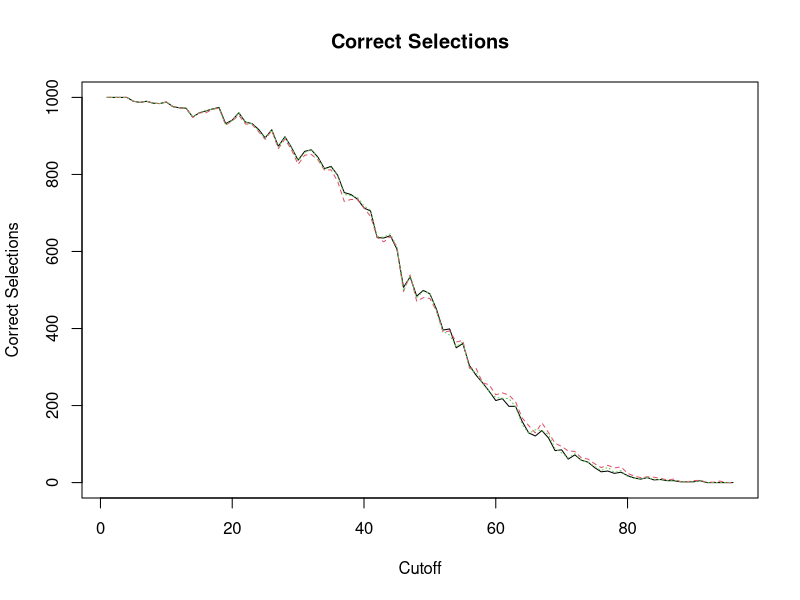
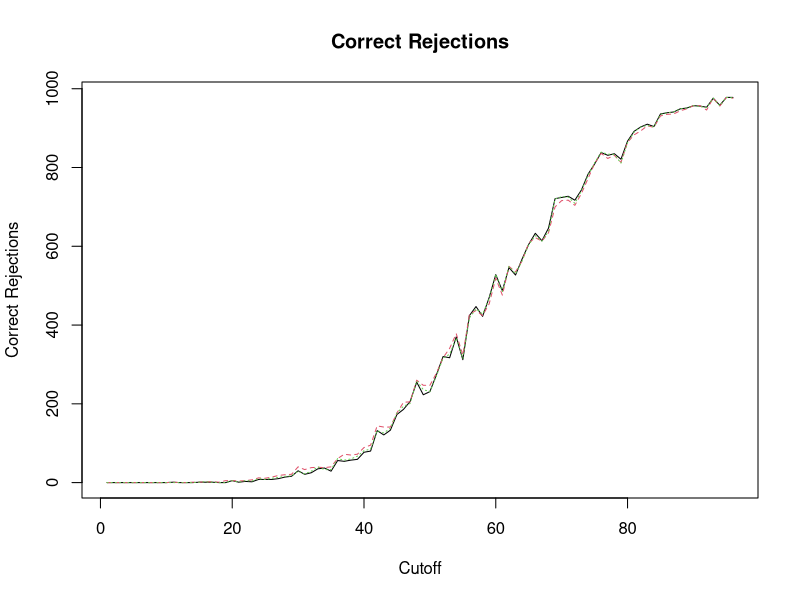
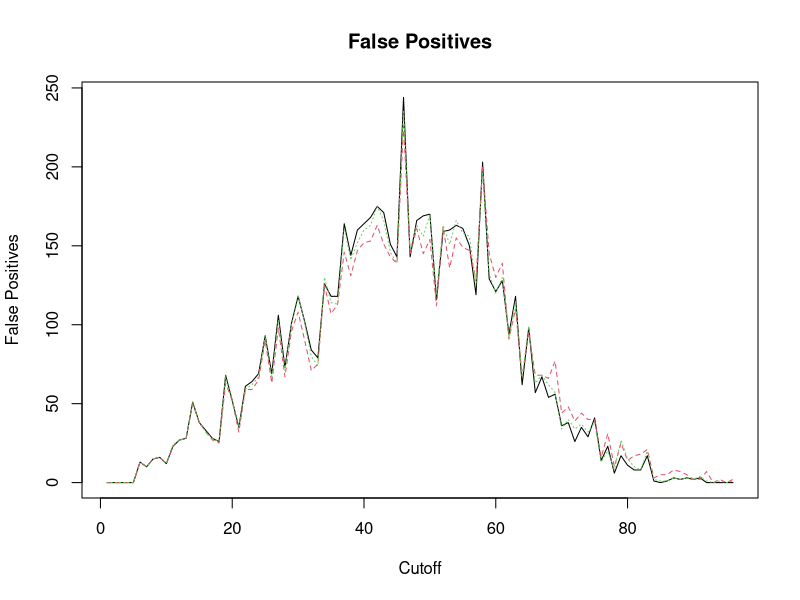
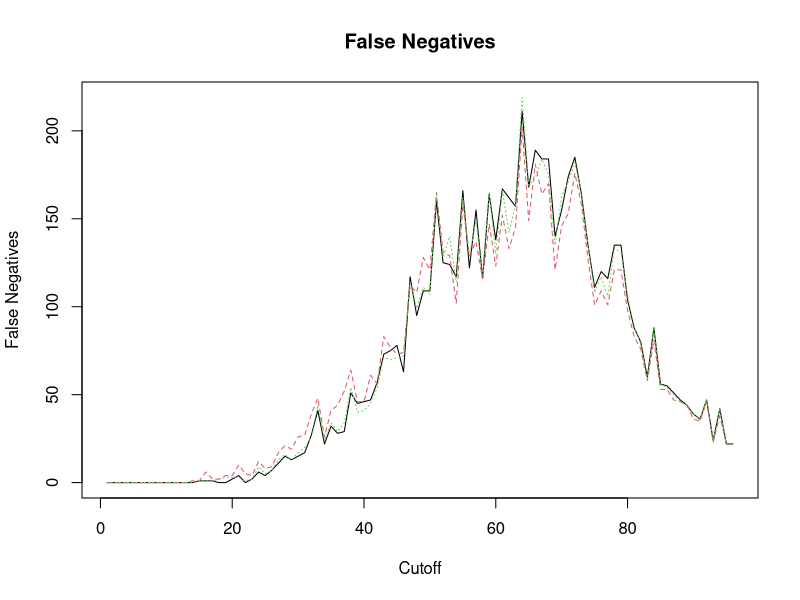
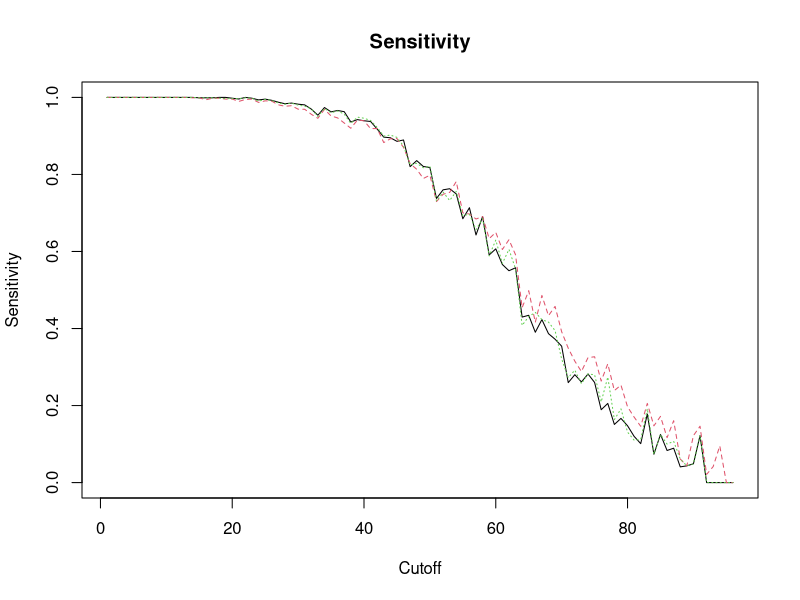
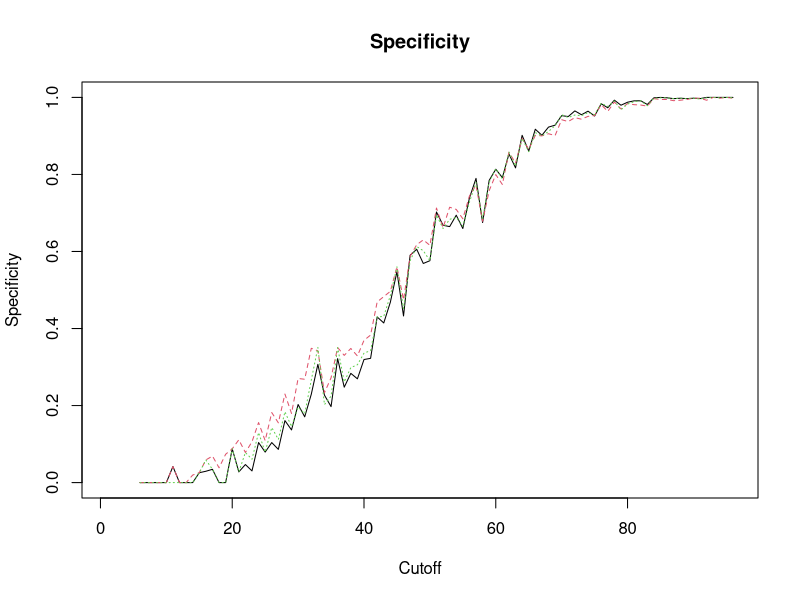
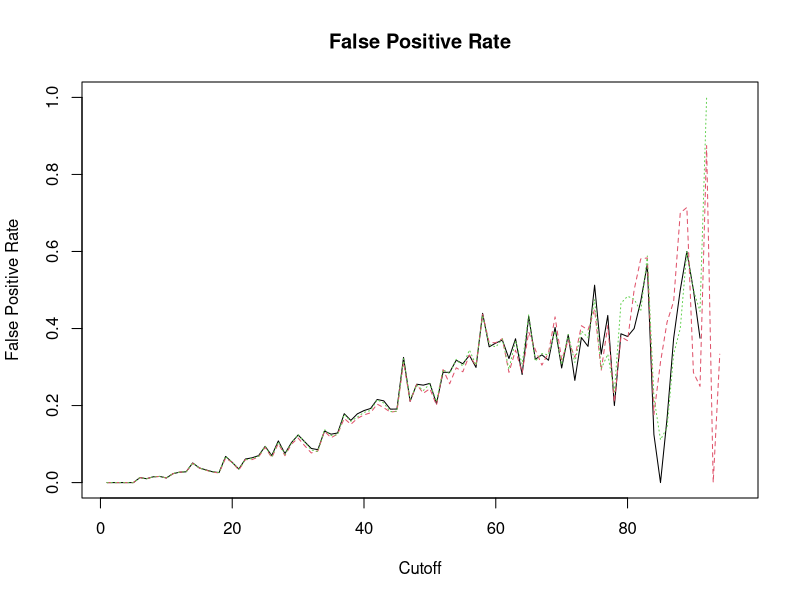
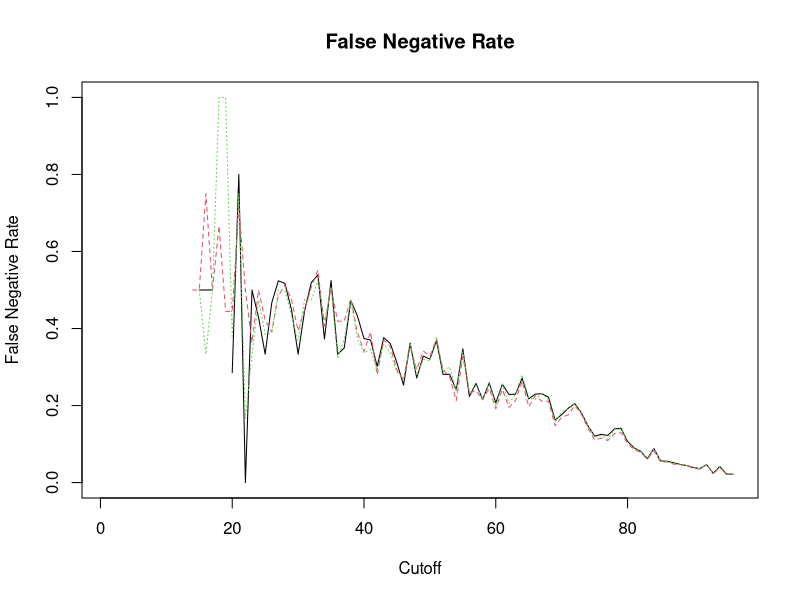

These figures' R source, in order: (Note: a time limit stopped this script after it produced the figures.)
library(ggplot2) # Used to graph efficient frontier, optional
library(quadprog) #Needed for solve.QP
library(plyr)
eff.frontier <- function (returns, short="no", max.allocation=NULL,
                          risk.premium.up=.5, risk.increment=.001, dimx = NULL, 
                          dimlength = NULL)
{  
  covariance <- cov(returns)
  #print(covariance)
  n <- ncol(covariance)
  Amat <- matrix (1, nrow=n)
  bvec <- 1
  meq <- 1
  if(short=="no"){
    Amat <- cbind(1, diag(n))
    bvec <- c(bvec, rep(0, n))
  }
  if(!is.null(max.allocation)){
    if(max.allocation > 1 | max.allocation <0){
      stop("max.allocation must be greater than 0 and less than 1")
    }
    if(max.allocation * n < 1){
      stop("Need to set max.allocation higher; not enough assets to add to 1")
    }
    Amat <- cbind(Amat, -diag(n))
    bvec <- c(bvec, rep(-max.allocation, n))
  }
  loops <- risk.premium.up / risk.increment + 1
  loop <- 1
  eff <- matrix(nrow=loops, ncol=n+3)
  colnames(eff) <- c(dimx[2:dimlength], "Std.Dev", "Exp.Return", "sharpe")
  # Loop through the quadratic program solver
  for (i in seq(from=0, to=risk.premium.up, by=risk.increment)){
    dvec <- colMeans(returns) * i # This moves the solution along the EF
    sol <- solve.QP(covariance, dvec=dvec, Amat=Amat, bvec=bvec, meq=meq)
    eff[loop,"Std.Dev"] <- sqrt(sum(sol$solution*colSums((covariance*sol$solution))))
    eff[loop,"Exp.Return"] <- as.numeric(sol$solution %*% colMeans(returns))
    eff[loop,"sharpe"] <- eff[loop,"Exp.Return"] / eff[loop,"Std.Dev"]
    eff[loop,1:n] <- sol$solution
    loop <- loop+1
  }
  return(as.data.frame(eff))
}
regression.model = function(dimx = NULL,dimlength = NULL, newX = NULL)
{
  regmodelpred = dimx[2]
  for(i in 3:dimlength) 
  {
    regmodelpred = paste(regmodelpred,"+",dimx[i])
    next
  }
  regmodelpred = paste(regmodelpred,"-1")
  RegModel = lm(as.formula(paste(dimx[1],"~",regmodelpred)), data = newX)
  Regression.Weighting = 
    as.matrix(coefficients(RegModel))/(sum(coefficients(RegModel)))
  RegWeights = as.data.frame(t(Regression.Weighting), 
                             row.names = "Regression.Weighting")
  return(RegWeights)
}
unit.model = function(dimlength = NULL, dimx = NULL)
{
  Unit.Weighting = as.matrix(rep((1/(dimlength-1)),(dimlength-1)))
  UnitWeights = t(data.frame(Unit.Weighting, row.names = dimx[2:dimlength]))
  return(UnitWeights)
}
applicants = function(PerfMin = NULL, PerfMax = NULL, dimx = NULL, dimlength = NULL,                       
                      R = NULL, numapps = NULL, SEED = NULL)
{
  U = t(chol(R)) #Creates the Cholesky decomposition of the correlation matrix
  #This next section creates a a random data set
  nvars = dim(U)[1]  #number of variables
  set.seed(SEED+1)  #Choose a seed to generate random numbers
  random.normal = matrix(rnorm(nvars*numapps*100,0,1), nrow=nvars, ncol=numapps*100);
  j = sample(1:100*numapps, numapps)
  random.normal = random.normal[,j]
  X = U %*% random.normal 
  newX = as.data.frame(t(X)) 
  Xranked = newX[order(newX$Performance),] 
  #rescale the predictors
  Xrescaled = (apply(Xranked, MARGIN = 2, 
                     FUN = function(X) (X - min(X))/diff(range(X))))*(PerfMax-PerfMin)+
                    (matrix(rep(9,numapps*dimlength),ncol = dimlength))
  apps.mat = c(Xrescaled, newX)
  return(apps.mat)
  ### Plot the correlations
  # raw = as.data.frame(newX)
  # names(raw) = dimx
  # cor(raw)
  # plot(head(raw, 100)) #plot the corelations 
}
performance = function(PerfMin = NULL, PerfMax = NULL, dimx = NULL, 
                       dimlength = NULL, R = NULL, numobs = NULL, SEED = NULL)
{
  U = t(chol(R)) #Creates the Cholesky decomposition of the correlation matrix
  #This next section creates a a random data set
  nvars = dim(U)[1]  #number of variables
  set.seed(SEED)  #Choose a seed to generate random numbers
  random.normal = matrix(rnorm(nvars*numobs,0,1), nrow=nvars, ncol=numobs); 
  X = U %*% random.normal 
  newX = as.data.frame(t(X)) #transpose the result
  Xranked = newX[order(newX$Performance),] #rank orders the results by performance
  #rescale the predictors
  Xrescaled = (apply(Xranked, MARGIN = 2, 
                     FUN = function(X) (X - min(X))/diff(range(X))))*(PerfMax-PerfMin)+
                    (matrix(rep(9,numobs*dimlength),ncol = dimlength))
  performance.mat = c(Xrescaled, newX)
  return(performance.mat)
  ### Plot the correlations
  # raw = as.data.frame(newX)
  # names(raw) = dimx
  # cor(raw)
  # plot(head(raw, 100)) #plot the corelations 
}
get.returns = function(Xrescaled = NULL, dimlength = NULL)
{
  Xpred = Xrescaled[,2:dimlength] #Removes the performance variable
  returns = (tail(Xpred,-1) - head(Xpred,-1))
  return(returns)
  #hist(returns)
}
##Diagnostic/Graphic
# graph.eff = function(eff = NULL)
# {
#   # Find the optimal portfolio
#   eff.optimal.point <- eff[eff$sharpe==max(eff$sharpe),]
#   # graph efficient frontier
#   # Start with color scheme
#   ealred <- "#7D110C"
#   ealtan <- "#CDC4B6"
#   eallighttan <- "#F7F6F0"
#   ealdark <- "#423C30" 
#   eff.plot = ggplot(eff, aes(x=Std.Dev, y=Exp.Return)) + geom_point(alpha=.1, 
#     color=ealdark) +
#     geom_point(data=eff.optimal.point, aes(x=Std.Dev, y=Exp.Return, label=sharpe),
#                color=ealred, size=5) +
#     annotate(geom="text", x=eff.optimal.point$Std.Dev,
#              y=eff.optimal.point$Exp.Return,
#              label=paste("Risk: ",
#                          round(eff.optimal.point$Std.Dev*100, digits=3),"\nReturn: ",
#                          round(eff.optimal.point$Exp.Return*100, digits=4),"%\nSharpe: ",
#                          round(eff.optimal.point$sharpe*100, digits=2), "%", sep=""), 
#              hjust=1.5, vjust=2) +
#     ggtitle("Efficient Frontier\nand Optimal Portfolio") +
#     labs(x="Risk (standard deviation of portfolio)", y="Return") +
#     theme(panel.background=element_rect(fill=eallighttan),
#           text=element_text(color=ealdark),
#           plot.title=element_text(size=24, color=ealred))
#   ggsave("Efficient Frontier.png")
#   return(eff.plot)
# } 
MPT.model = function(eff = NULL, dimx = NULL, dimlength = NULL)
{
  EFFSolutionsHead = head(eff)
  MPTWeights = EFFSolutionsHead[1,1:(dimlength -1)]
  rownames(MPTWeights) = "MPT.Weighting"
  #MPTRetAndSD = (EFFSolutionsHead[1,dimlength:(dimlength+1)])
  # print(MPTRetAndSD)
  return(MPTWeights)
}
SignalDetection = function(dimx = NULL, Perf = NULL, PerfMin = NULL, PerfMax = NULL, 
                           Signal = NULL, Cutoff = NULL, numapps = NULL)
{
  Serf = Perf
  for(i in 1:numapps)
  {
    for(x in 2:4)
      {
        if((Perf[i,x] > Cutoff) & (Perf[i,1] > Cutoff)) Serf[i,x] = 1
        if((Perf[i,x] < Cutoff) & (Perf[i,1] < Cutoff)) Serf[i,x] = 2
        if((Perf[i,x] > Cutoff) & (Perf[i,1] < Cutoff)) Serf[i,x] = 3
        if((Perf[i,x] < Cutoff) & (Perf[i,1] > Cutoff)) Serf[i,x] = 4
      }
  }
  Signal = (Serf[,2:4])
  return(Signal)
}
#########Simulation 1################################################################
Main = function(SEED = NULL, PerfMin = NULL, PerfMax = NULL, Cutoff = NULL, 
                Weighting = NULL, dimx = NULL, dimlength = NULL,
                R = NULL, numobs = NULL, numapps = NULL, Trials = NULL, 
                SigBox = NULL, Results = NULL, varylab = NULL)
{
for(j in (PerfMin+dimlength):PerfMax)
{  
assign(varylab,j)
for(i in 1:Trials)
{
SEED = SEED + 1
performance.mat = performance(PerfMin = PerfMin,PerfMax = PerfMax, dimx = dimx, 
                    dimlength = dimlength, R = R, numobs = numobs, SEED = SEED)
eff <- eff.frontier(returns = get.returns(Xrescaled = 
                    matrix(as.numeric(performance.mat[1:(numobs*dimlength)]),
                    byrow = FALSE, nrow = numobs, ncol = dimlength, dimnames = 
                    list(c(1:numobs),dimx=dimx)),
                    dimlength = dimlength),dimx = dimx, dimlength = dimlength)
# print(graph.eff(eff = eff)) #diagnostic/graphic
apps.mat = applicants(PerfMin= PerfMin, PerfMax =PerfMax, dimx = dimx, dimlength = 
                      dimlength, R = R, numapps = numapps, SEED = SEED)
if(is.null(Weighting) == TRUE) Weighting = rbind(UnitWeights = 
                  as.data.frame(unit.model(dimlength = dimlength, dimx = dimx)), 
                  RegWeights = regression.model(dimx = dimx, dimlength = dimlength, 
                  newX = as.data.frame(do.call(cbind, performance.mat[
                  (dimlength*numobs + 1):(numobs*dimlength +dimlength)]))), 
                  MPT.model(eff = eff, dimx = dimx, dimlength = dimlength))
if(is.null(Weighting) == FALSE) Weighting = rbind(Weighting,(rbind(UnitWeights = 
                  as.data.frame(unit.model(dimlength = dimlength, dimx = dimx)), 
                  RegWeights = regression.model(dimx = dimx, dimlength = dimlength, 
                  newX = as.data.frame(do.call(cbind, performance.mat[
                  (dimlength*numobs + 1):(numobs*dimlength +dimlength)]))), 
                  MPT.model(eff = eff, dimlength = dimlength, dimx = dimx))))
#print(Weighting) #diagnostic
Signal = SignalDetection(Perf = cbind(matrix(as.numeric(apps.mat[1:(numapps*dimlength)]),
                  byrow = FALSE, nrow = numapps, ncol = dimlength, dimnames = 
                  list(c(1:numapps), dimx))[,1],t(as.matrix(Weighting[
                  (3*(i-1)+1):(3*(i-1)+3),])%*%t(as.matrix(matrix(as.numeric(apps.mat[
                  1:(numapps*dimlength)]), byrow = FALSE, nrow = numapps, ncol = 
                  dimlength, dimnames = list(c(1:numapps),dimx))[,2:dimlength])))),
                  PerfMin = PerfMin, PerfMax = PerfMax, Signal = NULL, Cutoff = 
                  Cutoff, numapps = numapps)
# print(Signal)
SigTot = cbind(table(factor(Signal[,1],lev = 1:4)),table(factor(Signal[,2],lev = 1:4)),
                  table(factor(Signal[,3],lev = 1:4)))
colnames(SigTot) = c("Unit Weighting","Multiple Regression Weighting", "MPT Weighting")
if(is.null(SigBox) == FALSE) SigBox = rbind(SigBox, SigTot)
if(is.null(SigBox) == TRUE) SigBox = SigTot
options("scipen"= 100, "digits"= 2)
}
CorrectSelections = colSums(SigBox[seq(1, nrow(SigBox), 4),])
CorrectRejections = colSums(SigBox[seq(2, nrow(SigBox), 4),])
FalsePositives = colSums(SigBox[seq(3, nrow(SigBox), 4),])
FalseNegatives = colSums(SigBox[seq(4, nrow(SigBox), 4),])
SigBox = rbind(CorrectSelections, CorrectRejections, FalsePositives, FalseNegatives)
rownames(SigBox) = c("Correct Selections","Correct Rejections","False Positives",
                     "False Negatives")
Sensitivity = SigBox[1,]/(SigBox[1,]+SigBox[4,])
Specificity = SigBox[2,]/(SigBox[2,]+SigBox[3,])
FalsePositiveRate = SigBox[3,]/(SigBox[1,]+SigBox[3,])
FalseNegativeRate = SigBox[4,]/(SigBox[4,]+SigBox[2,])
WeightingAVG = rbind(colMeans(Weighting[seq(1,ncol(Weighting),3),]),colMeans(Weighting[
                    seq(2,ncol(Weighting),3),]), colMeans(Weighting[
                    seq(3,ncol(Weighting),3),]))
SigBox = rbind(SigBox,Sensitivity, Specificity, FalsePositiveRate, 
                    FalseNegativeRate,t(WeightingAVG))
if(is.null(Results) == FALSE) Results = rbind(Results, SigBox)
if(is.null(Results) == TRUE) Results = SigBox
SigBox = NULL
Weighting = NULL
}
return(Results)
}
Results = Main(SEED = 8675309, PerfMin = 1, PerfMax = 100, Cutoff = 60, 
               Weighting = NULL, dimx = c("Performance", "Conscientiousness", 
              "Cognitive.Ability","Work.Sample"), dimlength = 4,
               R = matrix(cbind(  1,  .20,  .51, .57,
                                  .20,  1,  .01, .09,
                                  .51,  .01,  1, .34,
                                  .57,  .09,  .34, 1), nrow = 4,
              dimnames = list(c("Performance", "Conscientiousness", 
              "Cognitive.Ability","Work.Sample"), c("Performance", "Conscientiousness", 
              "Cognitive.Ability","Work.Sample"))),
               numobs = 100,   # number of observations
               numapps = 100,  #number of applicants
               Trials = 10,  # number of times to test each level
               SigBox = NULL, Results = NULL, varylab = "Cutoff")
varylab = "Cutoff"
matplot(Results[seq(1,nrow(Results),11),], type ="l", xlab = varylab, ylab = 
          "Correct Selections", main = "Correct Selections")
matplot(Results[seq(2,nrow(Results),11),], type ="l", xlab = varylab, ylab = 
          "Correct Rejections", main = "Correct Rejections")
matplot(Results[seq(3,nrow(Results),11),], type ="l", xlab = varylab, ylab = 
          "False Positives", main = "False Positives")
matplot(Results[seq(4,nrow(Results),11),], type ="l", xlab = varylab, ylab = 
          "False Negatives", main = "False Negatives")
matplot(Results[seq(5,nrow(Results),11),], type ="l", xlab = varylab, ylab = 
          "Sensitivity", main = "Sensitivity")
matplot(Results[seq(6,nrow(Results),11),], type ="l", xlab = varylab, ylab = 
          "Specificity", main = "Specificity")
matplot(Results[seq(7,nrow(Results),11),], type ="l", xlab = varylab, ylab = 
          "False Positive Rate", main = "False Positive Rate")
matplot(Results[seq(8,nrow(Results),11),], type ="l", xlab = varylab, ylab = 
          "False Negative Rate", main = "False Negative Rate")
matplot(Results[seq(9,nrow(Results),11),], type ="l", xlab = varylab, ylab = 
          "Weights", main = "Conscientiousness")
matplot(Results[seq(10,nrow(Results),11),], type ="l", xlab = varylab, ylab = 
          "Weights", main = "Cognitive Ability")
matplot(Results[seq(11,nrow(Results),11),], type ="l", xlab = varylab, ylab = 
          "Weights", main = "Work Sample")
##############Simulation 2###########################################################
Main = function(SEED = NULL, PerfMin = NULL, PerfMax = NULL, Cutoff = NULL, 
                Weighting = NULL, dimx = NULL, dimlength = NULL,
                R = NULL,numobsmax = NULL,numobs = NULL, numapps = NULL, 
                Trials = NULL, SigBox = NULL, Results = NULL, varylab = NULL)
{
  for(j in 10:numobsmax)
  {  
    numobs = j
    for(i in 1:Trials)
    {
      SEED = SEED + 1
      performance.mat = performance(PerfMin = PerfMin,PerfMax = PerfMax, dimx = dimx, 
                                    dimlength = dimlength, R = R, numobs = numobs, 
                                    SEED = SEED)
      eff <- eff.frontier(returns = get.returns(Xrescaled = 
                                    matrix(as.numeric(performance.mat[1:(numobs*dimlength)]),
                                    byrow = FALSE, nrow = numobs, ncol = dimlength, 
                                    dimnames = list(c(1:numobs),dimx=dimx)), dimlength = 
                                    dimlength),dimx = dimx, dimlength = dimlength)
      # print(graph.eff(eff = eff)) #diagnostic/graphic
      apps.mat = applicants(PerfMin= PerfMin, PerfMax =PerfMax, dimx = dimx, 
                            dimlength = dimlength, R, numapps, SEED)
      if(is.null(Weighting) == TRUE) Weighting = 
        rbind(UnitWeights = as.data.frame(unit.model(dimlength = dimlength, dimx = dimx)), 
        RegWeights = regression.model(dimx = dimx, dimlength = dimlength, 
        newX = as.data.frame(do.call(cbind, 
        performance.mat[(dimlength*numobs + 1):(numobs*dimlength +dimlength)]))), 
        MPT.model(eff = eff, dimx = dimx, dimlength = dimlength))
      if(is.null(Weighting) == FALSE) Weighting = rbind(Weighting,(rbind(UnitWeights = 
        as.data.frame(unit.model(dimlength = dimlength, dimx = dimx)), 
        RegWeights = regression.model(dimx = dimx, dimlength = dimlength, 
        newX = as.data.frame(do.call(cbind, 
        performance.mat[(dimlength*numobs + 1):(numobs*dimlength +dimlength)]))), 
        MPT.model(eff = eff, dimlength = dimlength, dimx = dimx))))
      #print(Weighting) #diagnostic
      Signal = SignalDetection(Perf = 
        cbind(matrix(as.numeric(apps.mat[1:(numapps*dimlength)]),
        byrow = FALSE, nrow = numapps, ncol = dimlength, dimnames = list(c(1:numapps),
        dimx))[,1],t(as.matrix(Weighting[(3*(i-1)+1):(3*(i-1)+3),])%*%
        t(as.matrix(matrix(as.numeric(apps.mat[1:(numapps*dimlength)]),                                                                                                                                                                                                 
        byrow = FALSE, nrow = numapps, ncol = dimlength, 
        dimnames = list(c(1:numapps),dimx))[,2:dimlength])))),
        PerfMin = PerfMin, PerfMax = PerfMax, Signal = NULL, Cutoff = Cutoff, 
        numapps = numapps)
      # print(Signal)
      SigTot = cbind(table(factor(Signal[,1],lev = 1:4)),table(factor(Signal[,2],
                           lev = 1:4)),table(factor(Signal[,3],lev = 1:4)))
      colnames(SigTot) = c("Unit Weighting","Multiple Regression Weighting", 
                           "MPT Weighting")
      if(is.null(SigBox) == FALSE) SigBox = rbind(SigBox, SigTot)
      if(is.null(SigBox) == TRUE) SigBox = SigTot
      options("scipen"= 100, "digits"= 2)
    }
    CorrectSelections = colSums(SigBox[seq(1, nrow(SigBox), 4),])
    CorrectRejections = colSums(SigBox[seq(2, nrow(SigBox), 4),])
    FalsePositives = colSums(SigBox[seq(3, nrow(SigBox), 4),])
    FalseNegatives = colSums(SigBox[seq(4, nrow(SigBox), 4),])
    SigBox = rbind(CorrectSelections, CorrectRejections, FalsePositives, 
                   FalseNegatives)
    rownames(SigBox) = c("Correct Selections","Correct Rejections","False Positives",
                         "False Negatives")
    Sensitivity = SigBox[1,]/(SigBox[1,]+SigBox[4,])
    Specificity = SigBox[2,]/(SigBox[2,]+SigBox[3,])
    FalsePositiveRate = SigBox[3,]/(SigBox[1,]+SigBox[3,])
    FalseNegativeRate = SigBox[4,]/(SigBox[4,]+SigBox[2,])
    WeightingAVG = rbind(colMeans(Weighting[seq(1,ncol(Weighting),3),]),
                         colMeans(Weighting[seq(2,ncol(Weighting),3),]),
                         colMeans(Weighting[seq(3,ncol(Weighting),3),]))
    SigBox = rbind(SigBox,Sensitivity, Specificity, FalsePositiveRate, 
                   FalseNegativeRate,t(WeightingAVG))
    if(is.null(Results) == FALSE) Results = rbind(Results, SigBox)
    if(is.null(Results) == TRUE) Results = SigBox
    SigBox = NULL
    Weighting = NULL
  }
  return(Results)
}
Results3 = Main(SEED = 8675309, PerfMin = 1, PerfMax = 100, Cutoff = 60, 
               Weighting = NULL, dimx = c("Performance", "Conscientiousness", 
               "Cognitive.Ability","Work.Sample"), dimlength = 4,
               R = matrix(cbind(  1,  .20,  .51, .57,
                                  .20,  1,  .01, .09,
                                  .51,  .01,  1, .34,
                                  .57,  .09,  .34, 1), nrow = 4,
               dimnames = list(c("Performance", "Conscientiousness", 
               "Cognitive.Ability","Work.Sample"), c("Performance", "Conscientiousness", 
               "Cognitive.Ability","Work.Sample"))),
               numobs = 300,   # number of observations
               numapps = 100,  #number of applicants
               Trials = 10000,  # number of times to test each level
               SigBox = NULL, Results = NULL, varylab = "numobs", numobsmax = 300)
# print(SigBox)
# print(Weighting)

varylab = "Number of Cases Used to Generate Weights"
matplot(Results3[seq(1,nrow(Results3),11),], type ="l", xlab = varylab, ylab = 
          "Correct Selections", main = "Correct Selections")
matplot(Results3[seq(2,nrow(Results3),11),], type ="l", xlab = varylab, ylab = 
          "Correct Rejections", main = "Correct Rejections")
matplot(Results3[seq(3,nrow(Results3),11),], type ="l", xlab = varylab, ylab = 
          "False Positives", main = "False Positives")
matplot(Results3[seq(4,nrow(Results3),11),], type ="l", xlab = varylab, ylab = 
          "False Negatives", main = "False Negatives")
matplot(Results3[seq(5,nrow(Results3),11),], type ="l", xlab = varylab, ylab = 
          "Sensitivity", main = "Sensitivity")
matplot(Results3[seq(6,nrow(Results3),11),], type ="l", xlab = varylab, ylab = 
          "Specificity", main = "Specificity")
matplot(Results3[seq(7,nrow(Results3),11),], type ="l", xlab = varylab, ylab = 
          "False Positive Rate", main = "False Positive Rate")
matplot(Results3[seq(8,nrow(Results3),11),], type ="l", xlab = varylab, ylab = 
          "False Negative Rate", main = "False Negative Rate")
matplot(Results3[seq(9,nrow(Results3),11),], type ="l", xlab = varylab, ylab = 
          "Weights", main = "Conscientiousness")
matplot(Results3[seq(10,nrow(Results3),11),], type ="l", xlab = varylab, ylab = 
          "Weights", main = "Cognitive Ability")
matplot(Results3[seq(11,nrow(Results3),11),], type ="l", xlab = varylab, ylab = 
          "Weights", main = "Work Sample")
############Simulation 3###########################################################
Main = function(SEED = NULL, PerfMin = NULL, PerfMax = NULL, Cutoff = NULL, 
                Weighting = NULL, dimx = NULL, dimlength = NULL,
                R = NULL,numobsmax = NULL,numobs = NULL, numapps = NULL, Trials = NULL, 
                SigBox = NULL, Results = NULL, varylab = NULL)
{
    for(i in 1:Trials)
    {
      SEED = SEED + 1
      performance.mat = performance(PerfMin = PerfMin,PerfMax = PerfMax, dimx = dimx, 
                        dimlength = dimlength, 
                        R = R, numobs = numobs, SEED = SEED)
      eff <- eff.frontier(returns = get.returns(Xrescaled = 
                        matrix(as.numeric(performance.mat[1:(numobs*dimlength)]),
                        byrow = FALSE, nrow = numobs, ncol = dimlength, dimnames = 
                        list(c(1:numobs),dimx=dimx)), dimlength = dimlength),dimx = 
                        dimx, dimlength = dimlength)
      # print(graph.eff(eff = eff)) #diagnostic/graphic
      apps.mat = applicants(PerfMin= PerfMin, PerfMax =PerfMax, dimx = dimx, dimlength = 
                        dimlength, R, numapps, SEED)
      if(is.null(Weighting) == TRUE) Weighting = rbind(UnitWeights = 
                  as.data.frame(unit.model(dimlength = dimlength, dimx = dimx)), 
                  RegWeights = regression.model(dimx = dimx, dimlength = dimlength, 
                  newX = as.data.frame(do.call(cbind, 
                  performance.mat[(dimlength*numobs + 1):(numobs*dimlength +dimlength)]))), 
                  MPT.model(eff = eff, dimx = dimx, dimlength = dimlength))
      if(is.null(Weighting) == FALSE) Weighting = rbind(Weighting,(rbind(UnitWeights = 
                  as.data.frame(unit.model(dimlength = dimlength, dimx = dimx)), 
                  RegWeights = regression.model(dimx = dimx, dimlength = dimlength, 
                  newX = as.data.frame(do.call(cbind, performance.mat[
                  (dimlength*numobs + 1):(numobs*dimlength +dimlength)]))), 
                  MPT.model(eff = eff, dimlength = dimlength, dimx = dimx))))
      #print(Weighting) #diagnostic
      Signal = SignalDetection(Perf = cbind(matrix(as.numeric(apps.mat[
                  1:(numapps*dimlength)]), byrow = FALSE, nrow = numapps, 
                  ncol = dimlength, dimnames = list(c(1:numapps), dimx))[,1],
                  t(as.matrix(Weighting[(3*(i-1)+1):(3*(i-1)+3),])%*%
                  t(as.matrix(matrix(as.numeric(apps.mat[1:(numapps*dimlength)]),                                                                                                                                                                                                 
                  byrow = FALSE, nrow = numapps, ncol = dimlength, dimnames = 
                  list(c(1:numapps),dimx))[,2:dimlength])))),
                  PerfMin = PerfMin, PerfMax = PerfMax, Signal = NULL, Cutoff = 
                  Cutoff, numapps = numapps)
      # print(Signal)
      SigTot = cbind(table(factor(Signal[,1],lev = 1:4)),table(factor(Signal[,2],
                  lev = 1:4)), table(factor(Signal[,3],lev = 1:4)))
      colnames(SigTot) = c("Unit Weighting","Multiple Regression Weighting", 
                  "MPT Weighting")
      if(is.null(SigBox) == FALSE) SigBox = rbind(SigBox, SigTot)
      if(is.null(SigBox) == TRUE) SigBox = SigTot
      options("scipen"= 100, "digits"= 2)
    }
    CorrectSelections = colSums(SigBox[seq(1, nrow(SigBox), 4),])
    CorrectRejections = colSums(SigBox[seq(2, nrow(SigBox), 4),])
    FalsePositives = colSums(SigBox[seq(3, nrow(SigBox), 4),])
    FalseNegatives = colSums(SigBox[seq(4, nrow(SigBox), 4),])
    SigBox = rbind(CorrectSelections, CorrectRejections, FalsePositives, 
                   FalseNegatives)
    rownames(SigBox) = c("Correct Selections","Correct Rejections","False Positives",
                         "False Negatives")
    Sensitivity = SigBox[1,]/(SigBox[1,]+SigBox[4,])
    Specificity = SigBox[2,]/(SigBox[2,]+SigBox[3,])
    FalsePositiveRate = SigBox[3,]/(SigBox[1,]+SigBox[3,])
    FalseNegativeRate = SigBox[4,]/(SigBox[4,]+SigBox[2,])
    WeightingAVG = rbind(colMeans(Weighting[seq(1,ncol(Weighting),3),]),
                         colMeans(Weighting[seq(2,ncol(Weighting),3),]),
                         colMeans(Weighting[seq(3,ncol(Weighting),3),]))
    SigBox = rbind(SigBox,Sensitivity, Specificity, FalsePositiveRate, 
                   FalseNegativeRate,t(WeightingAVG))
    if(is.null(Results) == FALSE) Results = rbind(Results, SigBox)
    if(is.null(Results) == TRUE) Results = SigBox
    SigBox = NULL
    Weighting = NULL
  return(Results)
}
Results3 = Main(SEED = 8675309, PerfMin = 1, PerfMax = 100, Cutoff = 60, 
                Weighting = NULL, dimx = c("Performance", "Conscientiousness", 
                "Cognitive.Ability","Work.Sample"), dimlength = 4,
                R = matrix(cbind(  1,  .20,  .51, .57,
                                   .20,  1,  .01, .09,
                                   .51,  .01,  1, .34,
                                   .57,  .09,  .34, 1), nrow = 4,
                dimnames = list(c("Performance", "Conscientiousness", "Cognitive.Ability",
                "Work.Sample"), c("Performance", "Conscientiousness", "Cognitive.Ability",
                "Work.Sample"))), numobs = 100,   # number of observations
                numapps = 100,  #number of applicants
                Trials = 10000,  # number of times to test each level
                SigBox = NULL, Results = NULL, varylab = "numobs", numobsmax = 300)
print(Results3)
################Simulation 4#######################################################
Main = function(SEED = NULL, PerfMin = NULL, PerfMax = NULL, Cutoff = NULL, 
                Weighting = NULL, dimx = NULL, dimlength = NULL, R = NULL,
                numobsmax = NULL, numobs = NULL, numapps = NULL, Trials = NULL, 
                SigBox = NULL, Results = NULL, varylab = NULL)
{
  for(i in 1:Trials)
  {
    SEED = SEED + 1
    performance.mat = performance(PerfMin = PerfMin,PerfMax = PerfMax, dimx = dimx, 
                                  dimlength = dimlength, 
                                  R = R, numobs = numobs, SEED = SEED)
    eff <- eff.frontier(returns = get.returns(Xrescaled = 
                                  matrix(as.numeric(performance.mat[1:(numobs*dimlength)]),
                                  byrow = FALSE, nrow = numobs, ncol = dimlength, 
                                  dimnames = list(c(1:numobs),dimx=dimx)),
                                  dimlength = dimlength),dimx = dimx, dimlength = dimlength)
    # print(graph.eff(eff = eff)) #diagnostic/graphic
    apps.mat = applicants(PerfMin= PerfMin, PerfMax =PerfMax, dimx = dimx, 
                          dimlength = dimlength, R, numapps, SEED)
    if(is.null(Weighting) == TRUE) Weighting = rbind(UnitWeights = 
                          as.data.frame(unit.model(dimlength = dimlength, dimx = dimx)), 
                          RegWeights = regression.model(dimx = dimx, dimlength = dimlength, 
                          newX = as.data.frame(do.call(cbind, performance.mat[
                          (dimlength*numobs + 1):(numobs*dimlength +dimlength)]))), 
                          MPT.model(eff = eff, dimx = dimx, dimlength = dimlength))
    if(is.null(Weighting) == FALSE) Weighting = rbind(Weighting,(rbind(UnitWeights = 
                          as.data.frame(unit.model(dimlength = dimlength, dimx = dimx)), 
                          RegWeights = regression.model(dimx = dimx, dimlength = dimlength, 
                          newX = as.data.frame(do.call(cbind, performance.mat[
                          (dimlength*numobs + 1):(numobs*dimlength +dimlength)]))), 
                          MPT.model(eff = eff, dimlength = dimlength, dimx = dimx))))
    #print(Weighting) #diagnostic
    Signal = SignalDetection(Perf = cbind(matrix(as.numeric(apps.mat[1:(numapps*dimlength)]),
                          byrow = FALSE, nrow = numapps, ncol = dimlength, 
                          dimnames = list(c(1:numapps),dimx))[,1],
                          t(as.matrix(Weighting[(3*(i-1)+1):(3*(i-1)+3),])%*%
                          t(as.matrix(matrix(as.numeric(apps.mat[1:(numapps*dimlength)]),                                                                                                                                                                                                 
                          byrow = FALSE, nrow = numapps, ncol = dimlength, dimnames = 
                          list(c(1:numapps),dimx))[,2:dimlength])))),
                          PerfMin = PerfMin, PerfMax = PerfMax, 
                          Signal = NULL, Cutoff = Cutoff, numapps = numapps)
    # print(Signal)
    SigTot = cbind(table(factor(Signal[,1],lev = 1:4)),table(factor(Signal[,2],lev = 1:4)),
                          table(factor(Signal[,3],lev = 1:4)))
    colnames(SigTot) = c("Unit Weighting","Multiple Regression Weighting", "MPT Weighting")
    if(is.null(SigBox) == FALSE) SigBox = rbind(SigBox, SigTot)
    if(is.null(SigBox) == TRUE) SigBox = SigTot
    options("scipen"= 100, "digits"= 2)
  }
  CorrectSelections = colSums(SigBox[seq(1, nrow(SigBox), 4),])
  CorrectRejections = colSums(SigBox[seq(2, nrow(SigBox), 4),])
  FalsePositives = colSums(SigBox[seq(3, nrow(SigBox), 4),])
  FalseNegatives = colSums(SigBox[seq(4, nrow(SigBox), 4),])
  SigBox = rbind(CorrectSelections, CorrectRejections, FalsePositives, FalseNegatives)
  rownames(SigBox) = c("Correct Selections","Correct Rejections","False Positives",
                       "False Negatives")
  Sensitivity = SigBox[1,]/(SigBox[1,]+SigBox[4,])
  Specificity = SigBox[2,]/(SigBox[2,]+SigBox[3,])
  FalsePositiveRate = SigBox[3,]/(SigBox[1,]+SigBox[3,])
  FalseNegativeRate = SigBox[4,]/(SigBox[4,]+SigBox[2,])
  WeightingAVG = rbind(colMeans(Weighting[seq(1,ncol(Weighting),3),]),
                       colMeans(Weighting[seq(2,ncol(Weighting),3),]),
                       colMeans(Weighting[seq(3,ncol(Weighting),3),]))
  SigBox = rbind(SigBox,Sensitivity, Specificity, FalsePositiveRate, 
                 FalseNegativeRate,t(WeightingAVG))
  if(is.null(Results) == FALSE) Results = rbind(Results, SigBox)
  if(is.null(Results) == TRUE) Results = SigBox
  SigBox = NULL
  Weighting = NULL
  return(Results)
}
Results4 = Main(SEED = 8675309, PerfMin = 1, PerfMax = 100, Cutoff = 60, 
                Weighting = NULL, dimx = c("Performance", "Conscientiousness", 
                "Cognitive.Ability","Work.Sample"), dimlength = 4,
                R = matrix(cbind(  1,  .20,  .51, .34, 
                                 .20,    1,  .01,-.25, 
                                 .51,  .01,    1, .22,
                                 .34, -.25,  .22,   1), nrow=4,
                dimnames = list(c("Performance", "Conscientiousness", 
                "Cognitive.Ability","Risk.Taking"), c("Performance", "Conscientiousness", 
                "Cognitive.Ability","Risk.Taking"))),
                numobs = 100,   # number of observations
                numapps = 100,  #number of applicants
                Trials = 10000,  # number of times to test each level
                SigBox = NULL, Results = NULL, varylab = "numobs", numobsmax = 300)
print(Results4)
